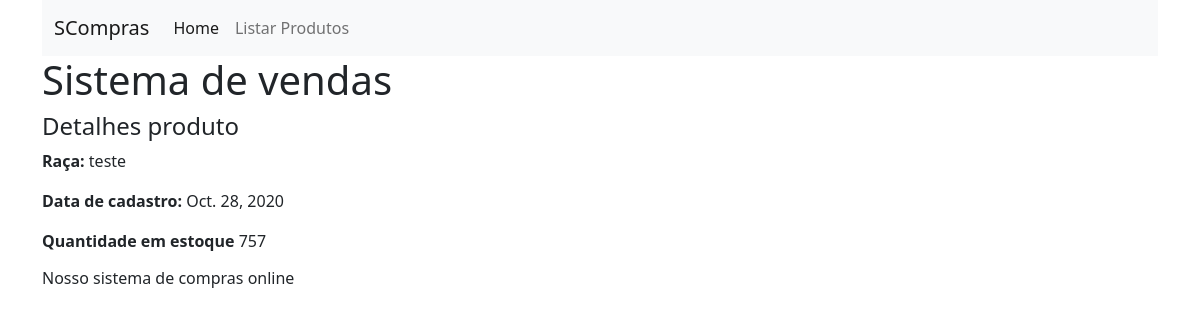
The app's page /producao/detalhes-coleta/1/ with its own data.
### Producao/models.py (models this page shows)
class Coleta(models.Model):
    id = models.AutoField(primary_key=True)
    criacao = models.ForeignKey(Criacao, on_delete=models.CASCADE, verbose_name="Criação")
    data = models.DateField(blank=True, null=True, verbose_name="Data")
    quantidade = models.IntegerField(verbose_name="Quantidade")

class Criacao(models.Model):
    id = models.AutoField(primary_key=True)
    raca = models.CharField(blank=False, max_length=50, verbose_name="Raça")
    data_criacao = models.DateField(blank=False, verbose_name="Data")

### Producao/views.py (the view)
# urls.py: path('detalhes-coleta/<int:pk>/', views.detalhes_coleta, name='detalhes_coleta'),
def detalhes_coleta(request, pk):
    coleta = Coleta.objects.get(pk=pk)
    informacoes = {
        'coleta': coleta
    }
    return render(request, 'Producao/detalhes_coleta.html', informacoes)

### templates/Producao/detalhes_coleta.html
{% extends "base.html" %}
{% block subtitulo %} Detalhes produto {{produto}}
{% endblock %}
{% block conteudo %}
<p id="id_criacao"><strong>Raça: </strong> {{coleta.criacao.raca}}</p>
<p id="id_data"><strong>Data de cadastro: </strong> {{coleta.data}}</p>
<p id="id_quantidade">
  <strong>Quantidade em estoque </strong> {{coleta.quantidade}}
</p>
{% endblock %} {% block rodape %} Nosso sistema de compras online {% endblock %}

### records on screen
Coleta: criacao.raca "teste", data "Oct. 28, 2020", quantidade "757"
